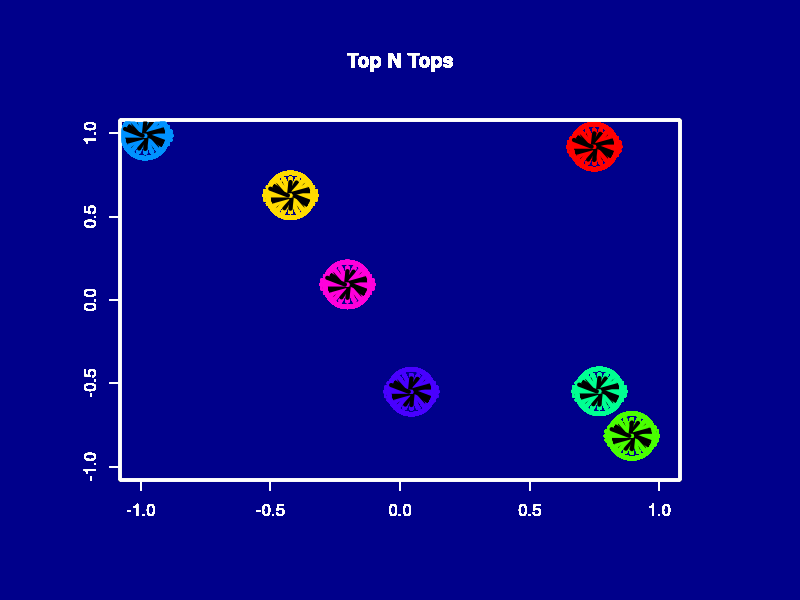

The R source for this figure:
# spin a number of tops, visual demo

set.seed(12345678)
# windows(height=5,width=5)
# par(oma=rep(2,4),mar=rep(2,4))

par(mar=rep(6,4),bg="darkblue",col.axis="white",col.lab="white",fg="white",lwd=2)
# par(bg="black",col.axis="white",col.lab="white",fg="white",lwd=2)
sec <- 0.1
n <- 7
plot(c(-1,1),c(-1,1),type="n",xlab="",ylab="",main="Top N Tops",col.main="White")

r <- 0.1
center <- matrix(runif(2*n,-1,1),n,2)
# par(new=T)
# plot(center,col=rainbow(n)[1:n],cex=8,lwd=4,xlim=c(-1,1),ylim=c(-1,1))

for (t in 1:420){
  n.1 <- (t-1) %/% 60 + 1
  for (j in 1:6){
    for (i in 1:n.1){
      theta.0 <- j/3*pi+t/12*pi
      theta.1 <- j/3*pi+(t-2)/12*pi
      par(new=T)
      plot(center[i,1],center[i,2],col=rainbow(n)[i],cex=6,lwd=4,xlim=c(-1,1),ylim=c(-1,1),xlab="",ylab="",main="Top N Tops",col.main="White")
      segments(center[i,1],center[i,2],center[i,1]+r*cos(theta.0),center[i,2]+r*sin(theta.0),col=rainbow(n)[i],lwd=4)
      segments(center[i,1]+r*cos(theta.0)/10,center[i,2]+r*sin(theta.0)/10,center[i,1]+r*cos(theta.1)*0.9,center[i,2]+r*sin(theta.1)*0.8,col="black",lwd=4)
    }
  }
  # Sys.sleep(0.01)
}
# end
